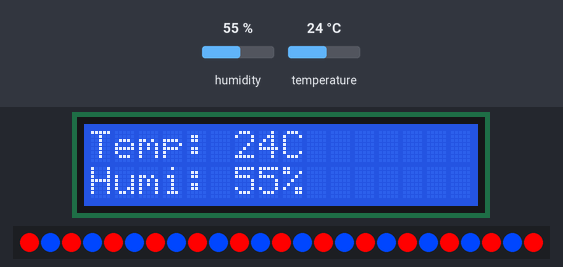
The sketch below on a simulated Arduino Uno, built with avr-gcc and run on an emulated ATmega328P. Parts: 16×2 character LCD, 25 RGB LEDs in strip order, left to right. Inputs (shaded band) come from the test bench; at power-on: temperature 24 °C, humidity 55 %. The local clock reads 2024-03-15 10:24:30 at power-on unless the sketch sets it.

Above: at 1.2 s.
1.3 s: temperature set to 2 °C
At 3.4 s:
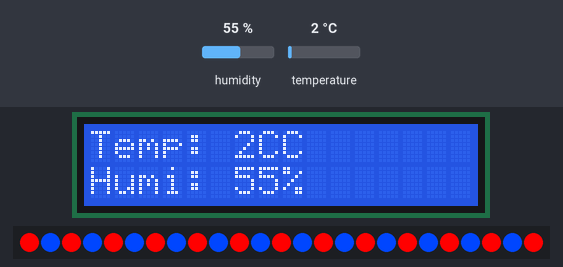
4.0 s: humidity set to 22 %
At 4.9 s:
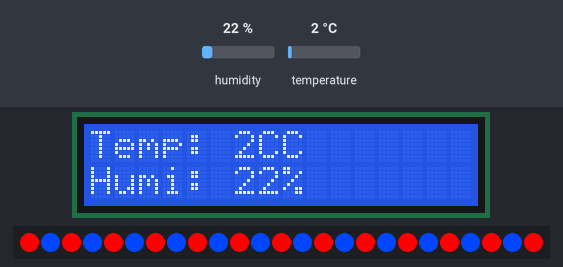
6.7 s: humidity set to 40 %
At 9.2 s:
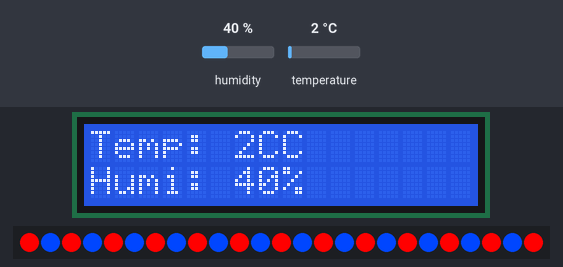
9.7 s: temperature set to 12 °C
At 10.8 s:
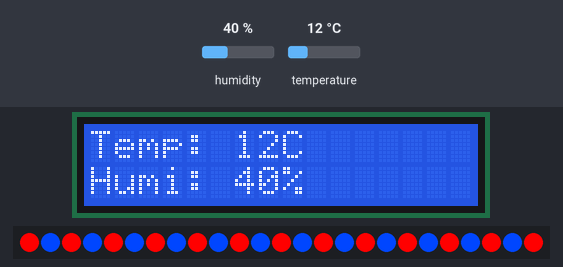
Timing chart, 0 to 12.7 s (numbered marks = the images above; inputs shaded):
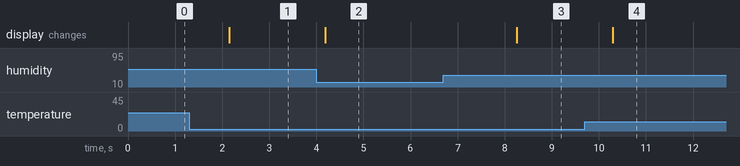

Measured:
- after the input at 1.3 s, the display: changes after 0.85 s (image 1)
- after the input at 4.0 s, the display: changes after 0.19 s (image 2)
- after the input at 6.7 s, the display: changes after 1.6 s (image 3)
- after the input at 9.7 s, the display: changes after 0.59 s (image 4)

The sketch:

arduino-smart-farm.ino
```cpp
/*
 * 회로 연결
 * - 아두이노 <---> LCD (I2C)
 *     5V    ----    VCC
 *    GND    ----    GND
 *           ----    SDA
 *           ----    SCL
 * - 아두이노 <---> DHT11
 *    3.3V   ----  VCC
 *    GND    ----  GND
 *     A1    ----   S
 * - 아두이노 <---> DS1302
 *     5V    ----   VCC
 *    GND    ----   GND
 *                 CLK
 *
 * 토양 수분 센서의 입력값 (다이소 원예용 상토)
 * - 완전히 매마른 흙: 370 (0%)
 * - 물을 주지 않은 부슬부슬한 흙: 520 (60%)
 * - 물을 완전히 적신 축축한 흙: 620 (100%)
 *
 * LED 스트립 설치 시 참고
 * - 딸기를 기준으로 광보상점은 45 PPFD, 광포화점은 320 PPFD
 * - 조명도로는 광보상점은 507 lx, 광포화점은 3606 lx
 */

/* 라이브러리 불러오기 */
#include <DHT.h> // DHT 센서(온습도 센서)를 위한 라이브러리를 불러옵니다.
#include <Wire.h> // I2C 통신에 사용되는 라이브러리를 불러옵니다.
#include <LiquidCrystal_I2C.h> // I2C를 사용하는 LCD를 위한 라이브러리를 불러옵니다.
#include <DS1302.h> // RTC 모듈을 위한 라이브러리를 불러옵니다.
#include <Adafruit_NeoPixel.h> // LED 스트립 제어를 위한 네오픽셀 라이브러리를 불러옵니다.

int temperature; // 온도 값을 저장할 변수를 선언합니다.
int humidity; // 습도 값을 저장할 변수를 선언합니다.

int moistureSensor=A0; // 아날로그 0번 핀을 토양 수분 센서로 지정합니다.
int LEDStrip=9; // 디지털 4번 핀을 LED 스트립으로 지정합니다.

DHT dht(A1, DHT11); // 아날로그 0번 핀에 연결되어 있는 DHT 센서를 사용합니다.
LiquidCrystal_I2C lcd(0x27,16,2); // I2C 주소가 0x27이고 16*2 사이즈인 LCD를 사용합니다.
Adafruit_NeoPixel strip=Adafruit_NeoPixel(25, LEDStrip, NEO_GRB+NEO_KHZ800); // 네오픽셀 25개를 LED 스트립으로 지정합니다.
DS1302 rtc(7,6,5); // 5~7번 핀에 연결되어있는 RTC 모듈을 지정합니다.

int LEDStartTime=8; // LED 스트립을 켤 시간을 정합니다.
int LEDEndTime=18; // LED 스트립을 끌 시간을 정합니다.

int moistureUp=620;
int moistureDown=370;

/* 최초 1번만 실행되는 코드 */
void setup() {
  dht.begin(); // DHT 센서 사용을 시작합니다.

  lcd.init(); // LCD를 초기화합니다.
  lcd.backlight(); // LCD의 백 라이트를 켭니다.

  rtc.halt(false); // RTC 모듈의 작동 중지를 사용하지 않습니다.
  rtc.writeProtect(true); // RTC 모듈의 시간 수정 보호를 사용합니다.

  strip.begin(); // LED 스트립 작동을 시작합니다.

  Time t=rtc.getTime(); // RTC 모듈에 저장되어있는 시간을 시간 변수 t에 저장합니다.

  if(t.hour>=LEDStartTime && t.hour<LEDEndTime) { turnStrip(1); } // LED 스트립 작동 시간 내이면 LED 스트립을 켭니다.
  else { turnStrip(0); } // LED 스트립 작동 시간 외이면 LED 스트립을 끕니다.
}

/* 반복 실행되는 코드 */
void loop() {
  Time t=rtc.getTime(); // RTC 모듈에 저장되어있는 시간을 시간 변수 t에 저장합니다.

  /* 매시 30분마다 */
  if(t.min==30) {
    int moistureInput=analogRead(moistureSensor); // 토양 수분 센서의 입력값을 moistureInput 변수에 저장합니다.
    if(moistureInput<=moistureDown) { moistureInput=moistureDown; } // 비정상적으로 낮은 값에 대해 하한값으로 지정합니다.
    else if(moistureInput>=moistureUp) { moistureInput=moistureUp; } // 비정상적으로 높은 값에 대해 상한값으로 지정합니다.
    int moisture=map(moistureInput, moistureDown, moistureUp, 0, 100); // 토양 수분 센서의 입력값을 0~100(%)으로 바꿔서 moisture 변수에 저장합니다.

    /* 토양 수분 센서의 입력값이 600 미만이라면 */
    while(moisture<20) {
      // 워터 펌프 모터를 켜는 함수 추가
      moistureInput=analogRead(moistureSensor); // 토양 수분 센서의 입력값을 moistureInput 변수에 저장합니다.
    }
  }

  /* 매시 3분 이하마다 */
  if(t.min<=3) {
    if(t.hour==LEDStartTime) { turnStrip(1); } // LED 스트립을 켤 시간이 되면 LED 스트립을 켭니다.
    else if(t.hour==LEDEndTime) { turnStrip(0); } // LED 스트립을 끌 시간이 되면 LED 스트립을 끕니다.
  }

  temperature=int(dht.readTemperature()); // DHT 센서로 받아온 온도 값을 변수에 저장합니다.
  humidity=int(dht.readHumidity()); // DHT 센서로 받아온 상대 습도 값을 변수에 저장합니다.

  lcd.setCursor(0,0); // LCD의 커서를 1열 1행에 둡니다.
  lcd.print("Temp: "); lcd.print(temperature); lcd.print("C"); // "Temp: (온도)C"와 같이 출력합니다.

  lcd.setCursor(0,1); // LCD의 커서를 1열 2행에 둡니다.
  lcd.print("Humi: "); lcd.print(humidity); lcd.print("%"); // "Humi: (상대 습도)%"와 같이 출력합니다.
}

/* LED 스트립을 켜고 끄는 함수 */
void turnStrip(boolean onoff) {
  /* onoff 매개변수가 1이라면 */
  if(onoff==1) {
    for(int i=0; i<25; i+=2) { strip.setPixelColor(i,255,0,0,255); } // 홀수번째의 LED는 빨간색으로 지정합니다.
    for(int i=1; i<25; i+=2) { strip.setPixelColor(i,0,70,255,255); } // 짝수번째의 LED는 파란색으로 지정합니다.
    strip.show(); // LED 스트립을 지정된 색으로 켭니다.
  }

  /* onoff 매개변수가 0이라면 */
  else if(onoff==0) {
    for(int i=0; i<25; i+=2) { strip.setPixelColor(i,0,0,0,0); } // 홀수번째의 LED는 빨간색으로 지정합니다.
    for(int i=1; i<25; i+=2) { strip.setPixelColor(i,0,0,0,0); } // 짝수번째의 LED는 파란색으로 지정합니다.
    strip.show(); // LED 스트립을 지정된 색으로 켭니다.
  }
}
```
